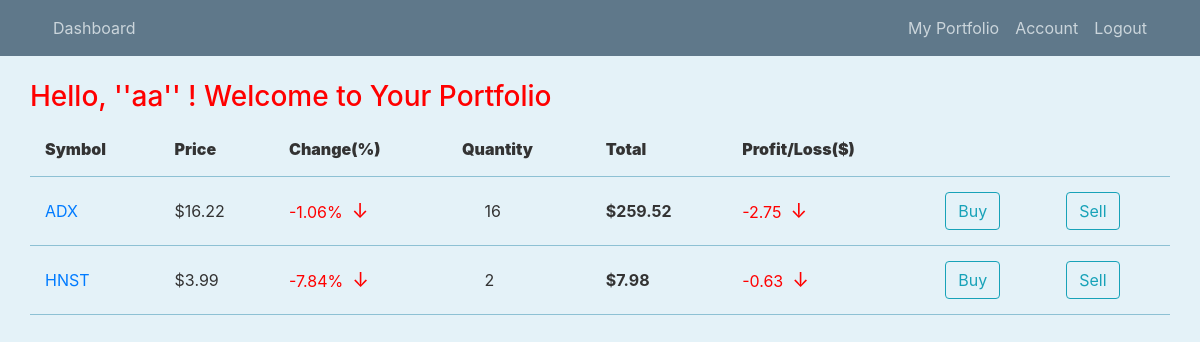
/portfolio (signed in), run on the app's committed database.
### stockchart/models.py (models this page shows, shortened)
class User(db.Model,UserMixin):
    id = db.Column(db.Integer,primary_key=True)
    firstname = db.Column(db.String(20),unique=False,nullable=False)
    lastname = db.Column(db.String(20),unique=False,nullable=True)
    username = db.Column(db.String(20),unique=True,nullable=False)
    email = db.Column(db.String(120),unique=True,nullable=False)
    image_file = db.Column(db.String(20),nullable=False,default='default.jpg')
    password = db.Column(db.String(60),nullable = False)
    stocks = db.Column(db.String,nullable=False,default='.')

class Stock(db.Model):
    id = db.Column(db.Integer,primary_key=True,autoincrement=True)
    symbol = db.Column(db.String(10),nullable=False)
    price = db.Column(db.String(100),nullable=False)
    percent_change = db.Column(db.Text,nullable = False)
    name = db.Column(db.Text,nullable = False)
    change = db.Column(db.Text,nullable = False)

### stockchart/routes.py (the view)
@login_required
@app.route("/portfolio",methods=['GET'])
def portfolio():
    if current_user.is_authenticated:
        user_stocks = []
        if(current_user.stocks != '.'):
            user_stocks = list(int(i) for i in current_user.stocks[1:-1].split('.'))
        stocks = []
        stock_ids = set(user_stocks)
        for stock_id in stock_ids:
            map = {}
            stock = Stock.query.get_or_404(stock_id)
            map['symbol'] = stock.symbol
            map['price'] = stock.price
            map['percent_change'] = stock.percent_change
            map['count'] = user_stocks.count(stock_id)
            map['id'] = stock_id
            total = "{:.2f}".format(float(stock.price)*user_stocks.count(stock_id))
            map['total']=total
            pro_loss = format(float(total)*(float(stock.percent_change)/100),'.2f')
            map['pro_loss'] = pro_loss
            stocks.append(map)
        no_of_stocks = len(stocks)
        return render_template('portfolio.html',stocks=stocks,no_of_stocks=no_of_stocks)
    else:
        return redirect(url_for('login'))

### stockchart/models.py (called while the page is built)
@login_manager.user_loader
def load_user(user_id):
    return User.query.get(int(user_id))

### stockchart/templates/portfolio.html
{% extends 'layout.html' %}
{% block content %}
        <marquee><h3 style="color: red;"> Hello, ''{{ current_user.username }}'' ! Welcome to Your Portfolio</h3></marquee>
        <table style="width: 100%;">
          <thead style="height: 50px;">
            <th><b>Symbol</b></th>
            <th><b>Price</b></th>
            <th><b>Change(%)</b></th>
            <th><b>Quantity</b></th>
            <th><b>Total</b></th>
            <th><b>Profit/Loss($)</b></th>
          </thead>
          {%for stock in stocks%}
          <tr>
          <td><a href="{{url_for('stock',stock_id=stock.id)}}">{{ stock.symbol }}</a></td>
          <td>${{ stock.price }}</td>
          {%if stock.percent_change[0] != '-'%}
          <td class="profit">&nbsp;{{ stock.percent_change }}%&nbsp;&nbsp;<span>&#8593;</span></td>
          {%else%}
          <td class="loss">{{ stock.percent_change }}%&nbsp;&nbsp;<span>&#8595;</span></td>
          {%endif%}
          <td>&nbsp;&nbsp;&nbsp;&nbsp;&nbsp;{{ stock.count }}</td>
          <td><b>${{  stock.total }}</b></td>
          {%if stock.percent_change[0] != '-'%}
          <td class="profit">&nbsp;{{ stock.pro_loss }}&nbsp;&nbsp;<span>&#8593;</span></td>
          {%else%}
          <td class="loss">{{ stock.pro_loss }}&nbsp;&nbsp;<span>&#8595;</span></td>
          {%endif%}
          {%if current_user.is_authenticated%}
          <td><a href="{{url_for('buy_stock',stock_id=stock.id)}}"><button class='btn btn-outline-info'>Buy</button></a></td>
          <td><a href="{{url_for('sell_stock',stock_id=stock.id)}}"><button class='btn btn-outline-info'>Sell</button></a></td>
          {%endif%}
          </tr>
          {%endfor%}
        </table>
{% endblock content %}

### stockchart/static/main.css (style rules this page uses)
body { background: rgb(228, 242, 248); color: #333333; margin-top: 5rem; }
h1, h2, h3, h4, h5, h6 { color: #444444; }
.loss { color: red; }
tr { border-bottom: 0.5px solid rgb(141, 193, 212); }
th { padding: 15px; }
td { padding: 15px; }
span { font-size: 20px; }

### data on the page
User: username "aa"
Stock: symbol "ADX", price "16.22", percent_change "-1.06", count "16", total "259.52", pro_loss "-2.75"
Stock: symbol "HNST", price "3.99", percent_change "-7.84", count "2", total "7.98", pro_loss "-0.63"
